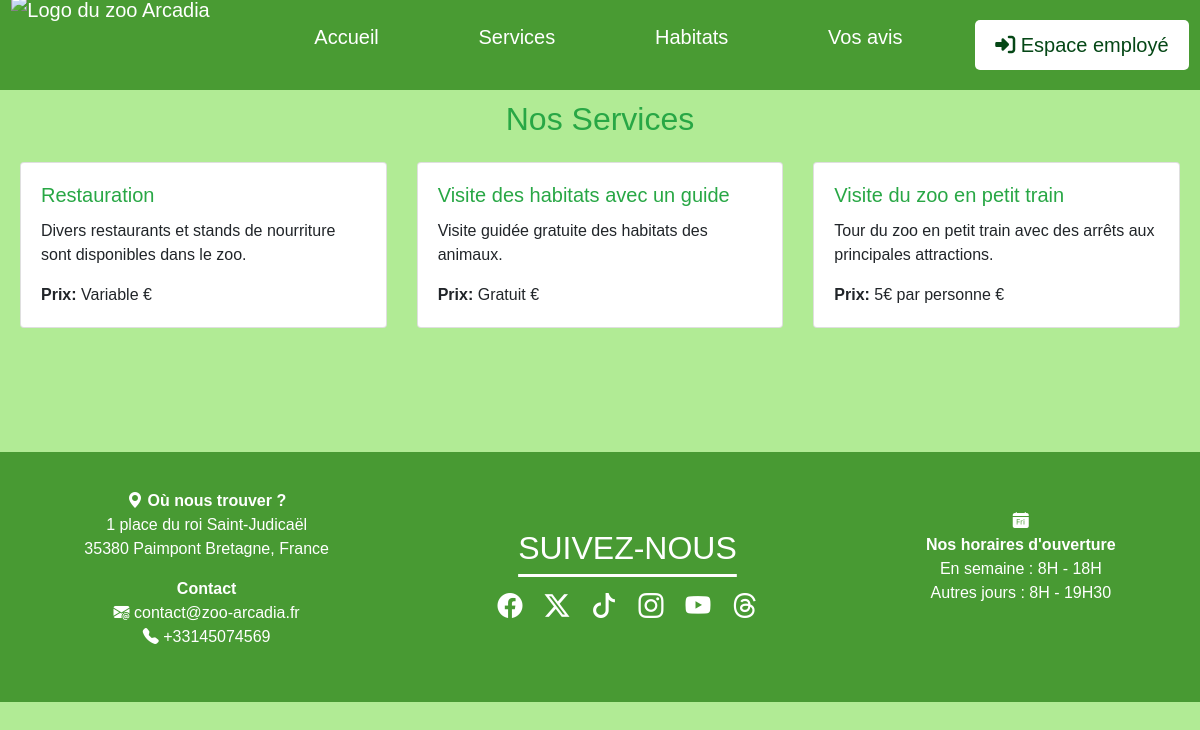
Screenshot of /pages/page_services.php with the database file from the repository.
### tables this page shows
CREATE TABLE services (
    service_id INT AUTO_INCREMENT PRIMARY KEY,
    nom VARCHAR(255) NOT NULL,
    description TEXT NOT NULL,
    heure_ouverture VARCHAR(255) NOT NULL,
    heure_fermeture VARCHAR(255) NOT NULL,
    prix VARCHAR(255) NOT NULL,
    disponibilite VARCHAR(255) NOT NULL
);

CREATE TABLE horaires_ouverture (
    horaire_id INT AUTO_INCREMENT PRIMARY KEY,
    type_jour VARCHAR(50) NOT NULL,
    heure_ouverture VARCHAR(5) NOT NULL,
    heure_fermeture VARCHAR(5) NOT NULL
    );

### pages/page_services.php (the view, shortened to what this page needs)
<?php
try {
    $bdd = new PDO('mysql:host=localhost;dbname=arcadia', 'root', '');
    $bdd->setAttribute(PDO::ATTR_ERRMODE, PDO::ERRMODE_EXCEPTION);
} catch (PDOException $e) {
    die('Erreur de connexion : ' . $e->getMessage());
}
$sql = "SELECT services.*, images.image_data
        FROM services
        LEFT JOIN images
        ON services.service_id = images.service_id";
$services = $bdd->query($sql)->fetchAll(PDO::FETCH_ASSOC);
?>
<!DOCTYPE html>
<html lang="fr">
<?php include '../template/header.php'; ?>
<div class="containerServices ">
        <h2 class="text-success text-center mb-4">Nos Services</h2>
        <div class="row">
            <?php
            try {
                $bdd = new PDO('mysql:host=localhost;dbname=arcadia', 'root', '');
                $bdd->setAttribute(PDO::ATTR_ERRMODE, PDO::ERRMODE_EXCEPTION);
            } catch (PDOException $e) {
                die('Erreur de connexion : ' . $e->getMessage());
            }
            $sql = "SELECT services.*, images.image_data
                    FROM services
                    LEFT JOIN images ON services.service_id = images.service_id";
            $services = $bdd->query($sql)->fetchAll(PDO::FETCH_ASSOC);
            if (count($services) > 0) {
                foreach ($services as $service) {
                    echo "<div class='col-md-6 col-lg-4 mb-4'>";
                    echo "<div class='card h-100'>";
                    echo "<div class='card-body d-flex flex-column'>";
                    echo "<h5 class='card-title text-success'>" . htmlspecialchars($service['nom']) . "</h5>";
                    echo "<p class='card-text flex-grow-1'>" . htmlspecialchars($service['description']) . "</p>";
                    echo "<p class='card-text'><strong>Prix:</strong> " . htmlspecialchars($service['prix']) . " €</p>";
                    echo "</div>";
                    echo "</div>";
                    echo "</div>";
                }
            } else {
                echo "<p class='text-center'>Aucun service disponible.</p>";
            }
            ?>
        </div>
    </div>
<?php include '../template/footer.php'; ?>
<link rel="stylesheet" href="./style_page_services.css" />

### template/header.php (shortened to what this page needs)
<?php
try {
  $bdd = new PDO('mysql:host=localhost;dbname=arcadia', 'root', '');
  $bdd->setAttribute(PDO::ATTR_ERRMODE, PDO::ERRMODE_EXCEPTION);
} catch (PDOException $e) {
  echo 'Erreur de connexion : ' . $e->getMessage();
  exit();
}
$sql = "SELECT type_jour, heure_ouverture, heure_fermeture FROM horaires_ouverture";
$statement = $bdd->prepare($sql);
$statement->execute();
$horaires = $statement->fetchAll(PDO::FETCH_ASSOC);
?>
<!DOCTYPE html>
<html lang="en">
<head>
    <link
      href="https://cdn.jsdelivr.net/npm/bootstrap@5.3.3/dist/css/bootstrap.min.css"
      rel="stylesheet"
    />
    <link href="https://stackpath.bootstrapcdn.com/bootstrap/4.5.2/css/bootstrap.min.css" rel="stylesheet">
    <link rel="stylesheet" href="https://cdn.jsdelivr.net/npm/bootstrap-icons@1.11.3/font/bootstrap-icons.min.css">
    <link rel="stylesheet" href="../style.css" />
  </head>
  <body>
    <header>
      <nav>
        <img
          src="../site arcadia image/Logo/logo arcadia sans fond.png"
          alt="Logo du zoo Arcadia"
          class="logo_arcadia"
        />
        <ul>
          <li><a href="../index.php">Accueil</a></li>
          <li><a href="../pages/page_services.php">Services</a></li>
          <li><a href="../pages/page_habitat.php">Habitats</a></li>
          <li><a href="../pages/avis.php">Vos avis</a></li>
        </ul>
        <?php if (isset($_SESSION['role'])): ?>
                <form method="POST" action="../fonctionnalités/deconnexion.php" >
                    <button type="submit"class="btn_deconnexion">Déconnexion</button>
                </form>
            <?php else: ?>
                <a href="../pages/connexion_utilisateur.php" class="btn_connexion">
                    <i class="fa-solid fa-right-to-bracket"></i> Espace employé
                </a>
            <?php endif; ?>
      </nav>
    </header>

### template/footer.php
<?php
try {
  $bdd = new PDO('mysql:host=localhost;dbname=arcadia', 'root', '');
  $bdd->setAttribute(PDO::ATTR_ERRMODE, PDO::ERRMODE_EXCEPTION);
} catch (PDOException $e) {
  echo 'Erreur de connexion : ' . $e->getMessage();
  exit();
}
$sql = "SELECT type_jour, heure_ouverture, heure_fermeture FROM horaires_ouverture";
$statement = $bdd->prepare($sql);
$statement->execute();
$horaires = $statement->fetchAll(PDO::FETCH_ASSOC);
$horaires_semaine = '';
$horaires_autres = '';
foreach ($horaires as $horaire) {
  if ($horaire['type_jour'] == 'En semaine') {
    $horaires_semaine = $horaire['heure_ouverture'] . ' - ' .$horaire['heure_fermeture'];
  } elseif ($horaire['type_jour'] == 'Autres jours') {
    $horaires_autres = $horaire['heure_ouverture'] . ' - ' . $horaire['heure_fermeture'];
  }
}
?>
<footer>
      <div class="adresse_et_contact">
        <a href="https://www.google.fr/maps/place/1+Pl.+du+Roi+Saint-Judicael,+35380+Paimpont/@48.0191776,-2.1741847,16.77z/data=!4m6!3m5!1s0x480fada98c18e4a7:0x9069468ab7e79161!8m2!3d48.0186478!4d-2.1732679!16s%2Fg%2F11c4wjqh8q?entry=ttu&g_ep=EgoyMDI0MDgyOC4wIKXMDSoASAFQAw%3D%3D" target="_blank">
          <p>
            <strong class="intitule"><i class="bi bi-geo-alt-fill"></i> Où nous trouver ?</strong><br>
            1 place du roi Saint-Judicaël <br>
            35380 Paimpont Bretagne, France
          </p>
        </a>
        <p><strong>Contact</strong><br>
        <a href="mailto:contact@zoo-arcadia.fr"><i class="bi bi-envelope-at-fill"></i> contact@zoo-arcadia.fr</a><br>
       <a href="tel:+33145074569"><i class="bi bi-telephone-fill"></i> +33145074569</a></p>
      </div>
        <div class="block_suivi_rs ">
          <h2 class="titre-footer">SUIVEZ-NOUS</h2>
            <div class="logo-rs">
              <a href="#"><i class="bi bi-facebook"></i>
              <a href="#"><i class="bi bi-twitter-x"></i></a>
              <a href="#"><i class="bi bi-tiktok"></i></a>
              <a href="#"><i class="bi bi-instagram"></i></a>
              <a href="#"><i class="bi bi-youtube"></i></a>
              <a href="#"><i class="bi bi-threads"></i></a>
            </div>
        </div>
            <div class="horaire_ouverture">
              <p class="horaire"><i class="bi bi-calendar-day-fill"></i><br><strong>Nos horaires d'ouverture</strong><br>
                En semaine : <?php echo $horaires_semaine; ?><br>
              Autres jours : <?php echo $horaires_autres; ?></p><br>
              </div>
    </footer>
  </body>
</html>

### style.css (style rules this page uses)
* { list-style: none; padding: 0; margin: 0; }
body { background-color: rgba(79, 211, 18, 0.445); overflow-x: hidden; color: #333333; }
a { color: inherit; text-decoration: none; font-size: inherit; }
* { font-family: "Montserrat", sans-serif; font-optical-sizing: auto; font-weight: 400; font-style: normal; }
nav { display: flex; justify-content: space-around; align-items: center; height: 90px; width: 100%; background-color: rgba(26, 119, 7, 0.685); font-size: 20px; position: fixed; top: 0; z-index: 1; color:white; }
.logo_arcadia { height: 100px; }
ul { width: 60%; display: flex; justify-content: space-around; font-family: "Ga Maamli"; }
.btn_connexion { padding: 10px 20px; border: none; border-radius: 5px; background-color: #ffffff; color: #054716; cursor: pointer; text-align: center; text-decoration: none; }
.containerHabitats, .containerDetailHabitat, .containerServices { margin: 100px 20px; }
footer { height: 250px; background-color: rgba(26, 119, 7, 0.685); display: flex; justify-content: space-around; align-items: center; color:white; }
.titre-footer { text-decoration: underline; text-underline-offset: 15px; margin-bottom: 20px; text-align: center; }
.logo-rs { font-size: 25px; word-spacing: 15px; }
.adresse_et_contact { text-align: center; }
.horaire { text-align: center; }
body { font-family: 'Ga Maamli', sans-serif; }

### rows the page displays
services: nom "Restauration", description "Divers restaurants et stands de nourriture sont disponibles dans le zoo.", prix "Variable"
services: nom "Visite des habitats avec un guide", description "Visite guidée gratuite des habitats des animaux.", prix "Gratuit"
services: nom "Visite du zoo en petit train", description "Tour du zoo en petit train avec des arrêts aux principales attractions.", prix "5€ par personne"
horaires_ouverture: horaires_semaine "8H - 18H"
horaires_ouverture: horaires_autres "8H - 19H30"
